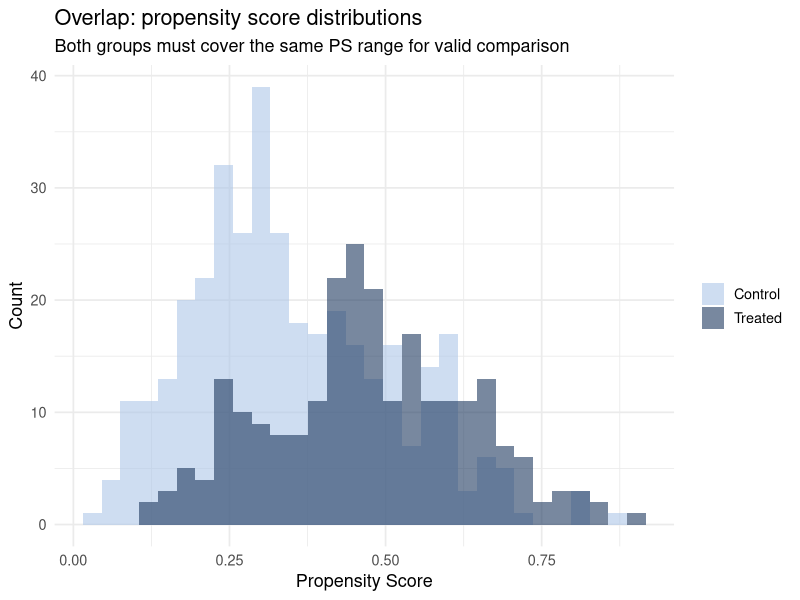
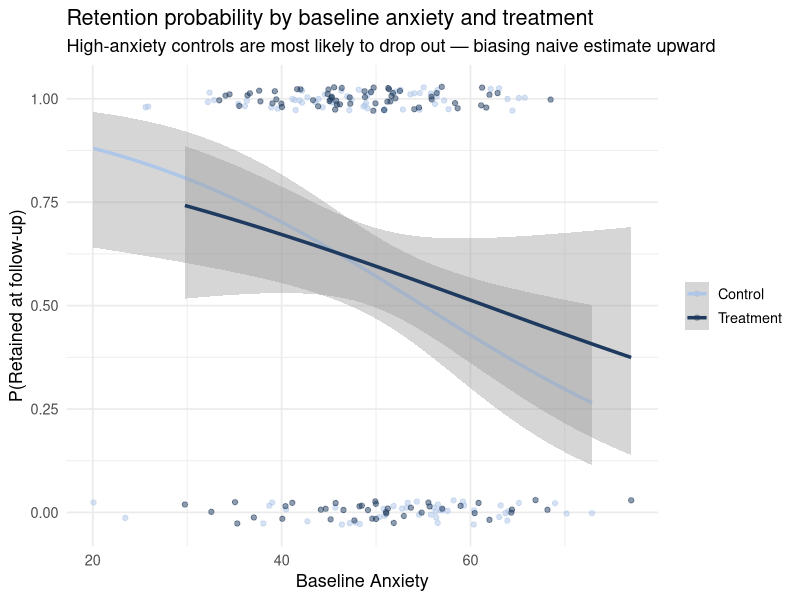

Source code (R) for these figures, in order:
## ---- chunk 1
library(tidyverse)
library(MatchIt)
library(broom)
library(lme4)
library(ggplot2)
library(patchwork)
set.seed(42)
## ---- chunk 2
n <- 600
age          <- rnorm(n, 40, 10)
health_aware <- rnorm(n, 50, 12)
job_stress   <- rnorm(n, 45, 8)

# Treatment probability driven by confounders
p_treat   <- plogis(-4 + 0.05 * age + 0.06 * health_aware - 0.03 * job_stress)
treatment <- rbinom(n, 1, p_treat)

# True ATE = 5
health_score <- 40 + 0.3 * age + 0.4 * health_aware - 0.2 * job_stress +
                5 * treatment + rnorm(n, 0, 6)

df_ps <- tibble(age, health_aware, job_stress, treatment, health_score)

m_naive <- lm(health_score ~ treatment, data = df_ps)
cat("Naive estimate:", round(coef(m_naive)["treatment"], 2),
    "  |  True effect = 5\n")
## ---- chunk 3
ps_model <- glm(treatment ~ age + health_aware + job_stress,
                family = binomial, data = df_ps)
df_ps <- df_ps |> mutate(ps = fitted(ps_model))

ggplot(df_ps, aes(x = ps, fill = factor(treatment))) +
  geom_histogram(alpha = 0.6, bins = 30, position = "identity") +
  scale_fill_manual(values = c("#aec6e8", "#1e3a5f"),
                    labels = c("Control", "Treated")) +
  labs(
    title = "Overlap: propensity score distributions",
    subtitle = "Both groups must cover the same PS range for valid comparison",
    x = "Propensity Score", y = "Count", fill = NULL
  ) +
  theme_minimal(base_size = 13)
## ---- chunk 4
m_out <- matchit(treatment ~ age + health_aware + job_stress,
                 data = df_ps, method = "nearest", ratio = 1)

summary(m_out)$sum.matched |>
  knitr::kable(digits = 3,
    caption = "Balance after nearest-neighbor matching (std. diff. should be < 0.10)")
## ---- chunk 5
matched_data <- match.data(m_out)

m_psm <- lm(health_score ~ treatment + age + health_aware + job_stress,
            data = matched_data, weights = weights)

tidy(m_psm) |> filter(term == "treatment") |>
  knitr::kable(digits = 3,
    caption = "PSM estimate of ATT (true effect = 5)")
## ---- chunk 6
df_ps <- df_ps |>
  mutate(
    ipw = ifelse(treatment == 1,
                 1 / fitted(ps_model),
                 1 / (1 - fitted(ps_model)))
  )

m_ipw <- lm(health_score ~ treatment + age + health_aware + job_stress,
            data = df_ps, weights = ipw)

tidy(m_ipw) |> filter(term == "treatment") |>
  knitr::kable(digits = 3,
    caption = "IPW estimate (true effect = 5)")
## ---- chunk 7
# Doubly robust: IPW weights + regression adjustment on covariates
m_dr <- lm(health_score ~ treatment + age + health_aware + job_stress,
           data = df_ps, weights = ipw)

tidy(m_dr) |> filter(term == "treatment") |>
  knitr::kable(digits = 3,
    caption = "Doubly robust estimate (true effect = 5)")
## ---- chunk 8
# Side-by-side comparison of all four approaches
bind_rows(
  tidy(m_naive) |> filter(term == "treatment") |> mutate(method = "Naive OLS"),
  tidy(m_psm)   |> filter(term == "treatment") |> mutate(method = "PSM (ATT)"),
  tidy(m_ipw)   |> filter(term == "treatment") |> mutate(method = "IPW (ATE)"),
  tidy(m_dr)    |> filter(term == "treatment") |> mutate(method = "Doubly Robust")
) |>
  select(method, estimate, std.error, p.value) |>
  knitr::kable(digits = 3,
    caption = "Comparison: naive OLS vs. PSM vs. IPW vs. doubly robust (true = 5)")
## ---- chunk 9
n_att <- 200
set.seed(42)

treatment_att   <- rep(c(0, 1), each = 100)
baseline_anxiety <- rnorm(n_att, 50, 10)

# High anxiety + being in control group → higher dropout
p_remain <- plogis(2 - 0.04 * baseline_anxiety + 0.4 * treatment_att)
remained  <- rbinom(n_att, 1, p_remain)

# True treatment effect = -5
outcome <- 40 - 5 * treatment_att + 0.3 * baseline_anxiety + rnorm(n_att, 0, 6)

df_att <- tibble(treatment = treatment_att, baseline_anxiety, remained, outcome)

cat("Overall retention rate:", round(mean(df_att$remained) * 100, 1), "%\n")
cat("Control retention:     ", round(mean(df_att$remained[df_att$treatment == 0]) * 100, 1), "%\n")
cat("Treatment retention:   ", round(mean(df_att$remained[df_att$treatment == 1]) * 100, 1), "%\n")
## ---- chunk 10
# Attrition propensity model
ps_att    <- glm(remained ~ baseline_anxiety + treatment,
                 family = binomial, data = df_att)
df_att$ipw_att <- 1 / fitted(ps_att)

# Complete the analysis on retained participants
df_complete <- df_att |> filter(remained == 1)

m_naive_att <- lm(outcome ~ treatment, data = df_complete)
m_ipw_att   <- lm(outcome ~ treatment, data = df_complete,
                  weights = df_att$ipw_att[df_att$remained == 1])

bind_rows(
  tidy(m_naive_att) |> filter(term == "treatment") |> mutate(method = "Naive (completers only)"),
  tidy(m_ipw_att)   |> filter(term == "treatment") |> mutate(method = "IPW-corrected")
) |>
  select(method, estimate, std.error, p.value) |>
  mutate(true_effect = -5) |>
  knitr::kable(digits = 3,
    caption = "Attrition bias: naive vs. IPW-corrected (true effect = -5)")
## ---- chunk 11
# Visualize: who drops out by treatment group and anxiety level
p_dropout <- ggplot(df_att, aes(x = baseline_anxiety,
                                 y = remained,
                                 color = factor(treatment))) +
  geom_jitter(height = 0.03, alpha = 0.5, size = 1.5) +
  geom_smooth(method = "glm",
              method.args = list(family = binomial),
              se = TRUE, linewidth = 1.2) +
  scale_color_manual(values = c("#aec6e8", "#1e3a5f"),
                     labels = c("Control", "Treatment")) +
  labs(
    title = "Retention probability by baseline anxiety and treatment",
    subtitle = "High-anxiety controls are most likely to drop out — biasing naive estimate upward",
    x = "Baseline Anxiety", y = "P(Retained at follow-up)", color = NULL
  ) +
  theme_minimal(base_size = 13)

p_dropout
